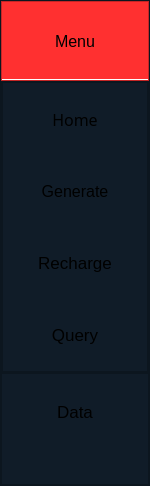
        <widget class="QFrame" name="frame_4">
         <property name="minimumSize">
          <size>
           <width>150</width>
           <height>0</height>
          </size>
         </property>
         <property name="maximumSize">
          <size>
           <width>130</width>
           <height>16777215</height>
          </size>
         </property>
         <property name="styleSheet">
          <string notr="true">background-color: rgb(16, 28, 40);</string>
         </property>
         <property name="frameShape">
          <enum>QFrame::StyledPanel</enum>
         </property>
         <property name="frameShadow">
          <enum>QFrame::Raised</enum>
         </property>
         <layout class="QVBoxLayout" name="verticalLayout_3">
          <property name="spacing">
           <number>0</number>
          </property>
          <property name="leftMargin">
           <number>0</number>
          </property>
          <property name="topMargin">
           <number>0</number>
          </property>
          <property name="rightMargin">
           <number>0</number>
          </property>
          <property name="bottomMargin">
           <number>0</number>
          </property>
          <item>
           <widget class="QFrame" name="frame">
            <property name="maximumSize">
             <size>
              <width>16777215</width>
              <height>80</height>
             </size>
            </property>
            <property name="styleSheet">
             <string notr="true">QFrame
{
	background-color: rgb(255, 48, 48);
border-bottom:2px solid #fff}
</string>
            </property>
            <property name="frameShape">
             <enum>QFrame::StyledPanel</enum>
            </property>
            <property name="frameShadow">
             <enum>QFrame::Raised</enum>
            </property>
            <layout class="QGridLayout" name="gridLayout_2">
             <item row="0" column="0">
              <widget class="QPushButton" name="menubtn">
               <property name="minimumSize">
                <size>
                 <width>0</width>
                 <height>60</height>
                </size>
               </property>
               <property name="font">
                <font>
                 <pointsize>12</pointsize>
                </font>
               </property>
               <property name="cursor">
                <cursorShape>PointingHandCursor</cursorShape>
               </property>
               <property name="styleSheet">
                <string notr="true">QPushButton{
	border:0px;

	background-color: rgb(255, 48, 48);
}
</string>
               </property>
               <property name="text">
                <string>Menu</string>
               </property>
               <property name="icon">
                <iconset>
                 <normaloff>../../py/Cards/img/menue.png</normaloff>../../py/Cards/img/menue.png</iconset>
               </property>
               <property name="iconSize">
                <size>
                 <width>44</width>
                 <height>44</height>
                </size>
               </property>
              </widget>
             </item>
            </layout>
           </widget>
          </item>
          <item>
           <widget class="QFrame" name="frame_13">
            <property name="frameShape">
             <enum>QFrame::StyledPanel</enum>
            </property>
            <property name="frameShadow">
             <enum>QFrame::Raised</enum>
            </property>
            <layout class="QVBoxLayout" name="verticalLayout_4">
             <property name="spacing">
              <number>0</number>
             </property>
             <property name="leftMargin">
              <number>0</number>
             </property>
             <property name="topMargin">
              <number>0</number>
             </property>
             <property name="rightMargin">
              <number>0</number>
             </property>
             <property name="bottomMargin">
              <number>0</number>
             </property>
             <item>
              <widget class="QFrame" name="frame_14">
               <property name="minimumSize">
                <size>
                 <width>0</width>
                 <height>290</height>
                </size>
               </property>
               <property name="maximumSize">
                <size>
                 <width>16777215</width>
                 <height>290</height>
                </size>
               </property>
               <property name="frameShape">
                <enum>QFrame::StyledPanel</enum>
               </property>
               <property name="frameShadow">
                <enum>QFrame::Raised</enum>
               </property>
               <layout class="QVBoxLayout" name="verticalLayout_5">
                <property name="spacing">
                 <number>11</number>
                </property>
                <property name="leftMargin">
                 <number>0</number>
                </property>
                <property name="topMargin">
                 <number>0</number>
                </property>
                <property name="rightMargin">
                 <number>0</number>
                </property>
                <property name="bottomMargin">
                 <number>0</number>
                </property>
                <item>
                 <widget class="QPushButton" name="home">
                  <property name="minimumSize">
                   <size>
                    <width>0</width>
                    <height>50</height>
                   </size>
                  </property>
                  <property name="font">
                   <font>
                    <family>HoloLens MDL2 Assets</family>
                    <pointsize>12</pointsize>
                    <weight>50</weight>
                    <italic>false</italic>
                    <bold>false</bold>
                   </font>
                  </property>
                  <property name="cursor">
                   <cursorShape>PointingHandCursor</cursorShape>
                  </property>
                  <property name="styleSheet">
                   <string notr="true">QPushButton{
	border:0px
}
QPushButton:hover{
	color:#fff;
	
	background-color: rgb(255, 48, 48);
	font: 75 14pt &quot;MS Shell Dlg 2&quot;;
/*background-color: rgb(96, 114, 165);*/
}

QPushButton:hover icon{
	color:rgb(235, 74, 130);
}</string>
                  </property>
                  <property name="text">
                   <string>Home</string>
                  </property>
                  <property name="icon">
                   <iconset>
                    <normaloff>../img/home.png</normaloff>../img/home.png</iconset>
                  </property>
                  <property name="iconSize">
                   <size>
                    <width>48</width>
                    <height>48</height>
                   </size>
                  </property>
                 </widget>
                </item>
                <item>
                 <widget class="QPushButton" name="gnmnbtn">
                  <property name="minimumSize">
                   <size>
                    <width>0</width>
                    <height>50</height>
                   </size>
                  </property>
                  <property name="font">
                   <font>
                    <pointsize>12</pointsize>
                   </font>
                  </property>
                  <property name="cursor">
                   <cursorShape>PointingHandCursor</cursorShape>
                  </property>
                  <property name="styleSheet">
                   <string notr="true">QPushButton{
	border:0px
}
QPushButton:hover{
	color:#fff;
	
	background-color: rgb(255, 48, 48);
	font: 75 14pt &quot;MS Shell Dlg 2&quot;;
/*background-color: rgb(96, 114, 165);*/
}

QPushButton:hover icon{
	color:rgb(235, 74, 130);
}</string>
                  </property>
                  <property name="text">
                   <string>Generate</string>
                  </property>
                  <property name="icon">
                   <iconset>
                    <normaloff>../img/generate.png</normaloff>../img/generate.png</iconset>
                  </property>
                  <property name="iconSize">
                   <size>
                    <width>44</width>
                    <height>44</height>
                   </size>
                  </property>
                 </widget>
                </item>
                <item>
                 <widget class="QPushButton" name="showmoredetails">
                  <property name="minimumSize">
                   <size>
                    <width>0</width>
                    <height>50</height>
                   </size>
                  </property>
                  <property name="font">
                   <font>
                    <pointsize>13</pointsize>
                   </font>
                  </property>
                  <property name="cursor">
                   <cursorShape>PointingHandCursor</cursorShape>
                  </property>
                  <property name="styleSheet">
                   <string notr="true">QPushButton{
	border:0px
}
QPushButton:hover{
	color:#fff;
	
	background-color: rgb(255, 48, 48);
	font: 75 14pt &quot;MS Shell Dlg 2&quot;;
/*background-color: rgb(96, 114, 165);*/
}

QPushButton:hover icon{
	color:rgb(235, 74, 130);
}</string>
                  </property>
                  <property name="text">
                   <string>Recharge</string>
                  </property>
                  <property name="icon">
                   <iconset>
                    <normaloff>../img/recharge.png</normaloff>../img/recharge.png</iconset>
                  </property>
                  <property name="iconSize">
                   <size>
                    <width>44</width>
                    <height>44</height>
                   </size>
                  </property>
                 </widget>
                </item>
                <item>
                 <widget class="QPushButton" name="tnmnbtn">
                  <property name="minimumSize">
                   <size>
                    <width>0</width>
                    <height>50</height>
                   </size>
                  </property>
                  <property name="font">
                   <font>
                    <pointsize>13</pointsize>
                   </font>
                  </property>
                  <property name="cursor">
                   <cursorShape>PointingHandCursor</cursorShape>
                  </property>
                  <property name="styleSheet">
                   <string notr="true">QPushButton{
	border:0px
}
QPushButton:hover{
	color:#fff;
	
	background-color: rgb(255, 48, 48);
	font: 75 14pt &quot;MS Shell Dlg 2&quot;;
/*background-color: rgb(96, 114, 165);*/
}

QPushButton:hover icon{
	color:rgb(235, 74, 130);
}</string>
                  </property>
                  <property name="text">
                   <string>Query</string>
                  </property>
                  <property name="icon">
                   <iconset>
                    <normaloff>../img/inquary.png</normaloff>../img/inquary.png</iconset>
                  </property>
                  <property name="iconSize">
                   <size>
                    <width>33</width>
                    <height>33</height>
                   </size>
                  </property>
                 </widget>
                </item>
               </layout>
              </widget>
             </item>
             <item>
              <widget class="QFrame" name="frame_15">
               <property name="frameShape">
                <enum>QFrame::StyledPanel</enum>
               </property>
               <property name="frameShadow">
                <enum>QFrame::Raised</enum>
               </property>
              </widget>
             </item>
            </layout>
           </widget>
          </item>
          <item>
           <widget class="QFrame" name="frame_12">
            <property name="maximumSize">
             <size>
              <width>16777214</width>
              <height>150</height>
             </size>
            </property>
            <property name="cursor">
             <cursorShape>PointingHandCursor</cursorShape>
            </property>
            <property name="frameShape">
             <enum>QFrame::StyledPanel</enum>
            </property>
            <property name="frameShadow">
             <enum>QFrame::Raised</enum>
            </property>
            <layout class="QGridLayout" name="gridLayout_3">
             <property name="leftMargin">
              <number>0</number>
             </property>
             <property name="topMargin">
              <number>0</number>
             </property>
             <property name="rightMargin">
              <number>0</number>
             </property>
             <property name="bottomMargin">
              <number>35</number>
             </property>
             <property name="spacing">
              <number>0</number>
             </property>
             <item row="0" column="0">
              <widget class="QPushButton" name="data">
               <property name="minimumSize">
                <size>
                 <width>0</width>
                 <height>75</height>
                </size>
               </property>
               <property name="maximumSize">
                <size>
                 <width>16777215</width>
                 <height>16777215</height>
                </size>
               </property>
               <property name="font">
                <font>
                 <pointsize>13</pointsize>
                </font>
               </property>
               <property name="cursor">
                <cursorShape>PointingHandCursor</cursorShape>
               </property>
               <property name="styleSheet">
                <string notr="true">QPushButton{
	border:0px
}
QPushButton:hover{
	color:#fff;
	
	background-color: rgb(255, 48, 48);
	font: 75 14pt &quot;MS Shell Dlg 2&quot;;
/*background-color: rgb(96, 114, 165);*/
}

QPushButton:hover icon{
	color:rgb(235, 74, 130);
}</string>
               </property>
               <property name="text">
                <string>Data</string>
               </property>
               <property name="icon">
                <iconset>
                 <normaloff>../img/data.png</normaloff>../img/data.png</iconset>
               </property>
               <property name="iconSize">
                <size>
                 <width>33</width>
                 <height>33</height>
                </size>
               </property>
              </widget>
             </item>
            </layout>
           </widget>
          </item>
         </layout>
        </widget>
